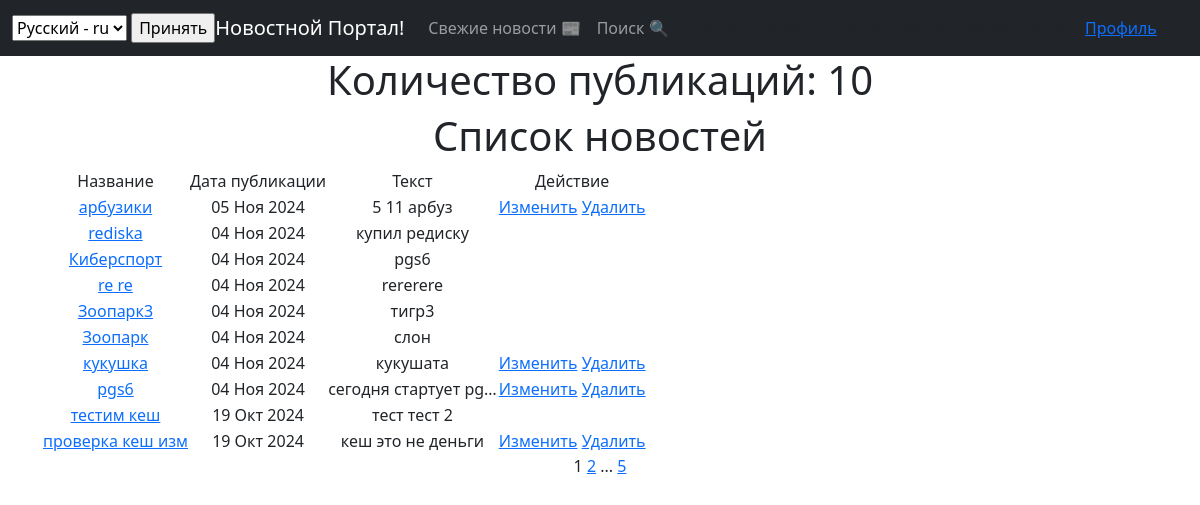
The app's page /post/ (signed in) with its own data.
### news/models.py (models this page shows, shortened)
class Post(models.Model):
    article = 'AR'
    news = 'NE'
    POSITIONS = [
        (article, 'Статья'),
        (news, 'Новость')
    ]
    author = models.ForeignKey(Author, on_delete=models.CASCADE)
    post_type = models.CharField(max_length=2, choices=POSITIONS, default=news)
    time_post = models.DateTimeField(auto_now_add=True)
    category = models.ManyToManyField(Category, through='PostCategory')
    title = models.CharField(max_length=255)
    text = models.TextField()
    rating = models.IntegerField(default=0)

### news/views.py (the view)
# urls.py: path('', PostsList.as_view(), name='post_list'),
class PostsList(ListView):
    model = Post
    ordering = '-time_post'
    context_object_name = 'posts'
    paginate_by = 10
    def get_queryset(self):
        queryset = super().get_queryset()
        self.filterset = PostFilter(self.request.GET, queryset)
        return self.filterset.qs
    def get_context_data(self, **kwargs):
        context = super().get_context_data(**kwargs)
        context['filterset'] = self.filterset
        return context
    def get_template_names(self):
        if self.request.path == '/post/search/':
            return 'flatpages/post_search.html'
        return 'flatpages/posts.html'

### templates/flatpages/posts.html (shortened to what this page needs)
{% extends 'flatpages/default.html' %}
{% load custom_filters %}
{% load i18n %}
{% block content %}
    <h1>{% trans "Количество публикаций" %}: {{ posts|length }} </h1>
    <h1>{% trans "Список новостей" %}</h1>
        {% if posts %}
        <table>
            <tr>
                <td>{% trans "Название" %}</td>
                <td>{% trans "Дата публикации" %}</td>
                <td>{% trans "Текст" %}</td>
                <td>{% trans "Действие" %}</td>
            </tr>
            {% for post in posts %}
            <tr>
                <td><a href="{% url 'post_detail' post.id %}">{{ post.title }}</a></td>
                <td>{{ post.time_post|date:'d M Y' }}</td>
                <td>{{ post.text|truncatechars:20 }}</td>
                <td>
                    {% if post.author.user == user %}
                    <a href="{% url 'news_update' post.id %}">{% trans "Изменить" %}</a>
                    {% endif %}
                    {% if post.author.user == user %}
                    <a href="{% url 'news_delete' post.id %}">{% trans "Удалить" %}</a>
                    {% endif %}
                </td>
            </tr>
            {% endfor %}
        </table>
        {% else %}
        <h2>{% trans "Новостей нет! =(" %} </h2>
        {% endif %}
   {{ page_obj.number }}
   {% if page_obj.has_next %}
       <a href="?page={{ page_obj.next_page_number }}">{{ page_obj.next_page_number }}</a>
       {% if paginator.num_pages != page_obj.next_page_number %}
           ...
           <a href="?page={{ page_obj.paginator.num_pages }}">{{ page_obj.paginator.num_pages }}</a>
       {% endif %}
   {% endif %}
{% endblock content %}

### records on screen
Post: title "арбузики", time_post "05 Ноя 2024", text "5 11 арбуз"
Post: title "rediska", time_post "04 Ноя 2024", text "купил редиску"
Post: title "Киберспорт", time_post "04 Ноя 2024", text "pgs6"
Post: title "re re", time_post "04 Ноя 2024", text "rererere"
Post: title "Зоопарк3", time_post "04 Ноя 2024", text "тигр3"
Post: title "Зоопарк", time_post "04 Ноя 2024", text "слон"
Post: title "кукушка", time_post "04 Ноя 2024", text "кукушата"
Post: title "pgs6", time_post "04 Ноя 2024", text "сегодня стартует pg…"
Post: title "тестим кеш", time_post "19 Окт 2024", text "тест тест 2"
Post: title "проверка кеш изм", time_post "19 Окт 2024", text "кеш это не деньги"

### other values on screen
{{ posts|length }} "10"
{{ page_obj.number }} "1"
{{ page_obj.next_page_number }} "2"
{{ page_obj.paginator.num_pages }} "5"
form field language "Русский - ru"
